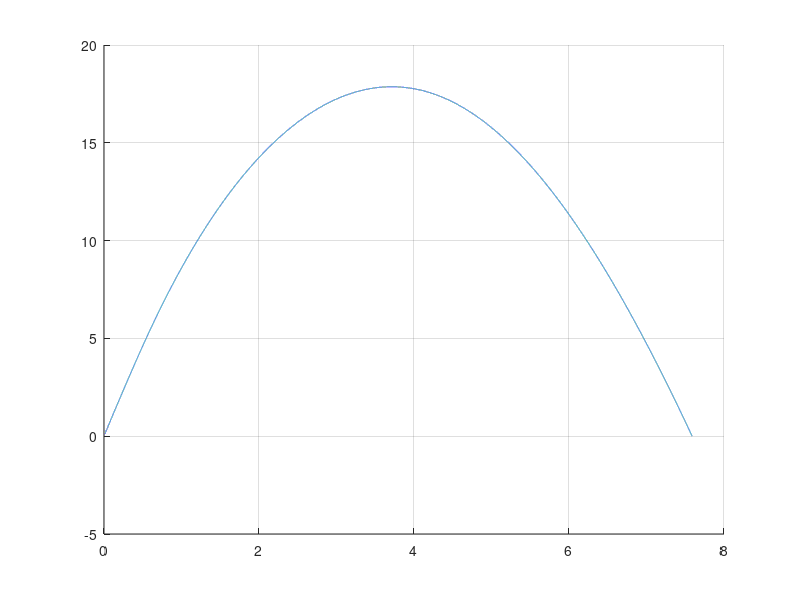

The MATLAB script that drew this image:
clc;clear all; close all;

Vbottle=10;        %l, volume of bottle
Vfill=5;         %l, volume filled
Dnozzle=2.5;        %cm, nozzle diameter
Dbottle=50;        %cm, bottle diameter, for drag calculations
drymass=4;        %kg, empty mass of bottle
p0=10;               %bar, start pressure in bottle
theta=85;           %launch angle;
dt=0.0001;           %time constant;
cdrag=0.8;             %coefficient of drag, source: NASA, https://www.grc.nasa.gov/www/k-12/bottlerocket/br2d_b.swf
cdischarge=0.8;     %coefficient of discharge, to adjust the flow calculations.
g=9.81;             %gravity;
rhoatmo=1.2;        %density of atmosphere @20*C [kg/m^3]
rholiquid=1000;        %kg/m^3
gamma=1.4;          %adiabatic expansion of air



%Calculate!
Abottle=pi*(Dbottle/200)^2; %m^2
Anozzle=pi*(Dnozzle/200)^2; %m^2
vgas0=Vbottle-Vfill;        %l
vgas=vgas0;                 %l
mdot=0;                     %kg/s
p=p0;                       %bar
mgas=vgas/1000*rhoatmo*p0;  %Mass of air
m0=drymass+Vfill+mgas;      %kg
mgas0=mgas;
rho=rholiquid;
m=m0;
ax=0;
ay=0;
vx=0;
vy=0;
x=0;
y=0;
idx=0;

%integrate!
for i=0:dt:15;

    %Index, time
    idx=idx+1;
    t(idx)=i;

    %Calculate flow and pressure
      % Gas expelling mode
    if vgas>=Vbottle                            %Change rho, liquid/air
        vgas=Vbottle;                          %Volume of gas in bottle
        mgas=mgas-mdot;                         %Mass of gas left
        p=p1*(mgas/mgas0)^gamma;                %Pressure of gas
        rho=rhoatmo*(p+1);                          %Density of gas
      % Water expell mode, ammount of gas stays the same
    else
        vgas=vgas0+m0-m;
        p=p0*(vgas0/vgas)^(gamma);                 %Pressure, adiabatic expansion
        p1=p;
    end

    ve=sqrt(2*p*100000/rho)*cdischarge;        %Exit velocity, assuming turbulent flow
    q=Anozzle*ve;                              %flow

    %Mass01;           %time constant;
    mdot=q*rho*dt;
    m=m-mdot;

    if m<=drymass
        p=0;
        q=0;
        ve=0;
        m=drymass;
        mdot=0;
    end
    dv=ve*log((m+mdot)/m);
    thrust=(dv/dt)*m;

    %Drag
    fdragx=(0.5*rhoatmo*vx^2*cdrag*Abottle)*sign(vx);
    dvdragx=fdragx/m;
    fdragy=(0.5*rhoatmo*vy^2*cdrag*Abottle)*sign(vy);
    dvdragy=fdragy/m;

    %Integrator
    ax=(dv*cosd(theta)-dvdragx*dt)/dt;
    ay=(dv*sind(theta)-(g+dvdragy)*dt)/dt;
    vx=vx+ax*dt;
    vy=vy+ay*dt;
    x=x+vx*dt;
    y=y+vy*dt;

    %Save plots
    if m>drymass
        tthrust(idx)=i;
        thrustplot(idx)=thrust;
        athrustplot(idx)=sqrt(ay^2+ax^2);
        pthrustplot(idx)=p;
        vethrustplot(idx)=ve;
        mthrustplot(idx)=m;
        mgasthrustplot(idx)=mgas;
        mdothrustplot(idx)=mdot/dt;
    end
    vgasplot(idx)=vgas;
    qplot(idx)=q;
    veplot(idx)=ve;
    pplot(idx)=p;
    mplot(idx)=m;
    axplot(idx)=ax;
    axplot(idx)=ax;
    ayplot(idx)=ay;
    vxplot(idx)=vx;
    vyplot(idx)=vy;
    xplot(idx)=x;
    yplot(idx)=y;
    if y<0
        break
    end
end

%Plot whatever you need
hold on;
grid on;
%axis equal;
plot(xplot,yplot);
%plot(tthrust,thrustplot);
%plot(tthrust,athrustplot);
%plot(tthrust,pthrustplot);
%plot(tthrust,vethrustplot);
%plot(tthrust,mthrustplot);
%plot(tthrust,mgasthrustplot);
%plot(tthrust,mdothrustplot);
%plot(t,mplot);
%plot(t,vgasplot);
%plot(t,qplot);
%plot(t,veplot);
%plot(t,pplot);
%plot(t,axplot);
%plot(t,ayplot);
%plot(t,vxplot);
%plot(t,yplot);
%plot(t,vyplot);

%Save plot
%saveas(gcf,'Plot.png')

%Show maximas
max(yplot)
